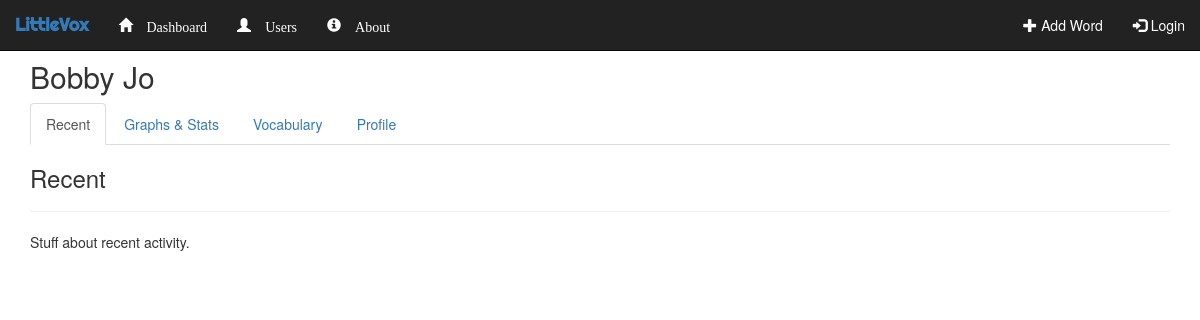
/outline/child/1/, run on an earlier commit of the app's database.
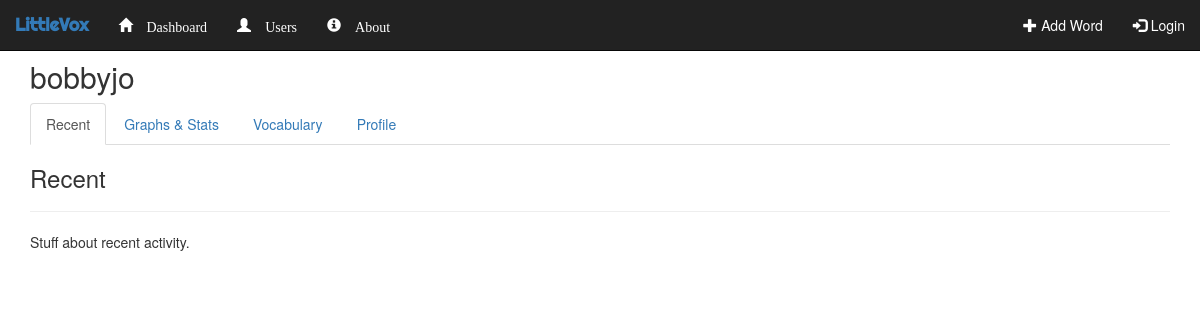
And on a later commit of the database.
### outline/models.py (models this page shows, shortened)
class Child(models.Model):
    parent_guardian = models.ForeignKey(User, on_delete=models.CASCADE)
    name = models.CharField(max_length=50)
    date_of_birth = models.DateField(default=datetime.date.today)
    is_default = models.BooleanField()

### outline/views.py (the view)
# urls.py: url(r'^child/(?P<childid>[0-9]+)/', views.child_dashboard, name='child_dashboard'),
def child_dashboard(request, childid):
    context = dict()
    try:
        context['child'] = Child.objects.get(id=childid)
    except:
        request.session['error_title'] = 'Error'
        request.session['error_message'] = 'Child not found.'
        return redirect('outline:user_splashpage', user=request.user.username)
    return render(request, 'outline/child_dashboard.html', context)

### outline/templates/outline/child_dashboard.html (shortened to what this page needs)
{% extends 'outline/base.html' %}
{% block body %}
<div class="container">
    <h2>{{ child.name }}</h2>
    <ul class="nav nav-tabs">
        <li class="active"><a data-toggle="tab" href="#recent">Recent</a></li>
        <li><a data-toggle="tab" href="#stats">Graphs & Stats</a></li>
        <li><a data-toggle="tab" href="#vocabulary">Vocabulary</a></li>
        <li><a data-toggle="tab" href="#profile">Profile</a></li>
    </ul>
    <div class="tab-content">
        <div id="recent" class="tab-pane fade in active">
            <h3>Recent</h3>
            <hr>
            Stuff about recent activity.
        </div>
    </div>
</div>
{% endblock %}

What changed in the data, as far as the page shows it:
changed Child: name "Bobby Jo" → "bobbyjo"
